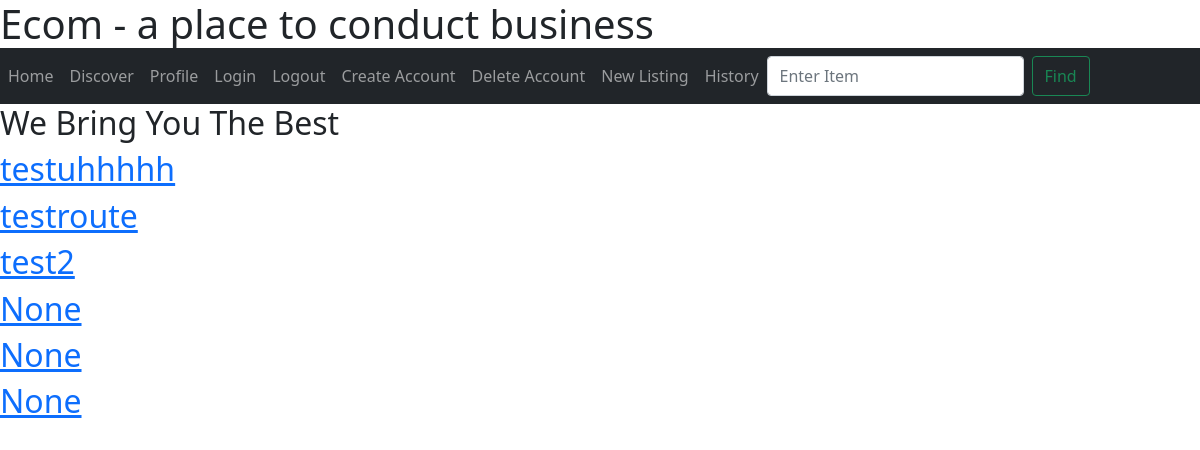
The page /discover on the database as committed earlier.
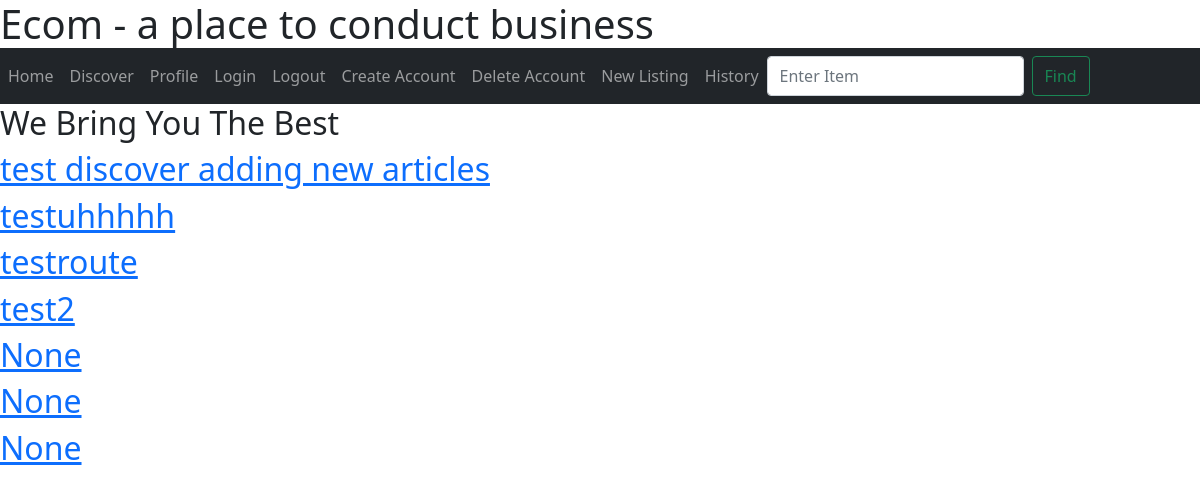
The same page on the database as committed later.
### app/models.py (models this page shows, shortened)
class Post(db.Model):
    id = db.Column(db.Integer, primary_key=True)
    desc = db.Column(db.String(64))
    body = db.Column(db.String(256))
    timestamp = db.Column(db.DateTime, default=datetime.utcnow())
    user_id = db.Column(db.Integer, db.ForeignKey('user.id'))

### app/routes.py (the view)
@myapp_obj.route('/discover')
def discover():
    posts = Post.query.order_by(Post.timestamp.desc()).all()
    return render_template("discover.html", posts=posts)

### app/templates/discover.html (shortened to what this page needs)
{% extends "base.html" %}
{% block discover %}
  <h2>We Bring You The Best</h2>
  <div>
    {% for post in posts %}
    <div>
      <a href="{{ url_for('display', post_id=post.id) }}">
        <h2 class="post-title">
          {{ post.desc }}
        </h2>
      </a>
    </div>
    {% endfor %}
  </div>
{% endblock discover %}

### app/templates/base.html (shortened to what this page needs)
<!doctype html>
<html lang="en">
  <head>
    <link href="https://cdn.jsdelivr.net/npm/bootstrap@5.1.3/dist/css/bootstrap.min.css" rel="stylesheet">
  </head>
  <body>
    <header><h1>Ecom - a place to conduct business</h1></header>
    <nav class="navbar navbar-expand-lg navbar-dark bg-dark">
      <div class="collapse navbar-collapse" id="navbar">
        <div class="navbar-nav">
          <a class="nav-item nav-link" id="home" href="/">Home</a>
          <a class="nav-item nav-link" id="discover" href="/discover">Discover</a>
	  <a class="nav-item nav-link" id="User Profile" href="/profile">Profile</a>
	  <a class="nav-item nav-link" id="login" href="/login">Login</a>
          <a class="nav-item nav-link" id="logout" href="/logout">Logout</a>
          <a class="nav-item nav-link" id="signUp" href="/sign-up">Create Account</a>
          <a class="nav-item nav-link" id="removeAccount" href="/delete-account">Delete Account</a>
          <a class="nav-item nav-link" id="newListing" href="/new-listing">New Listing</a>
          <a class="nav-item nav-link" id="history" href="/history">History</a>
          <form class="d-flex">
            <input class="form-control me-2" type="search" placeholder="Enter Item" aria-label="Search">
            <button class="btn btn-outline-success" type="submit">Find</button>
          </form>
        </div>
      </div>
    </nav>
    <body>
    {% block discover %}
    {% endblock discover %}
    </body>
  </body>
</html>

### app/templates/base.html (style rules this page uses)
* { box-sizing:border-box }
header { background-color:white; margin-bottom: -8px; }
body { background-color:white; }

Rows that differ between the two databases and show on the page:
added Post: desc "test discover adding new articles"
